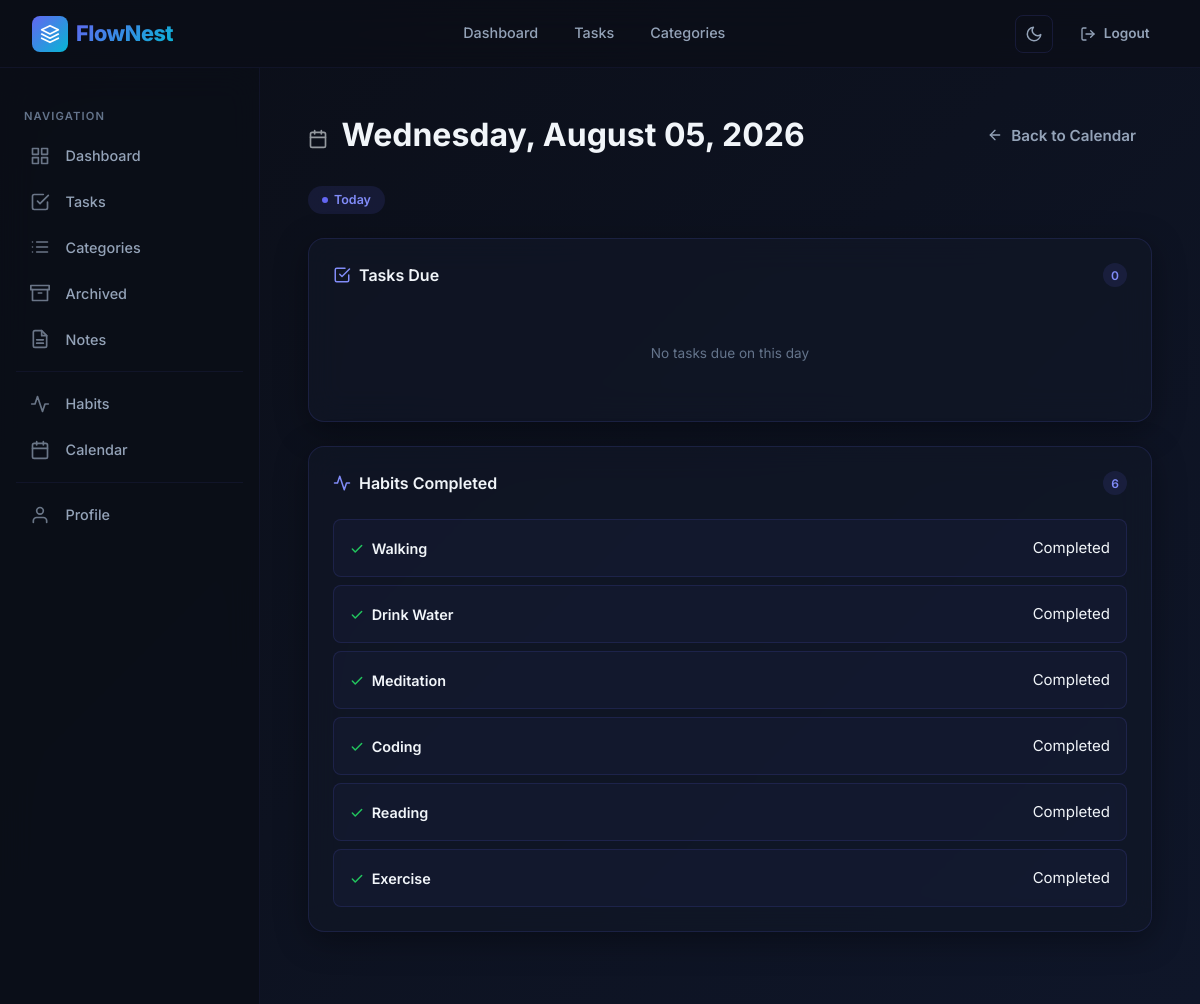
The page /calendar/day/2026/8/5 (signed in) on the database its author committed.
### app/models.py (models this page shows)
class HabitLog(db.Model):
    __tablename__ = "habit_logs"
    id = db.Column(
        db.Integer,
        primary_key=True
    )
    completed_date = db.Column(
        db.Date,
        nullable=False
    )
    completed = db.Column(
        db.Boolean,
        default=False
    )
    habit_id = db.Column(
        db.Integer,
        db.ForeignKey("habits.id"),
        nullable=False
    )
    habit = db.relationship(
    "Habit",
    back_populates="logs"
    )

class Habit(db.Model):
    __tablename__ = "habits"
    id = db.Column(
        db.Integer,
        primary_key=True
    )
    habit_name = db.Column(
        db.String(100),
        nullable=False
    )
    description = db.Column(
        db.Text
    )
    current_streak = db.Column(
        db.Integer,
        default=0
    )
    longest_streak = db.Column(
        db.Integer,
        default=0
    )
    created_at = db.Column(
        db.DateTime,
        default=datetime.utcnow
    )
    user_id = db.Column(
        db.Integer,
        db.ForeignKey("users.id"),
        nullable=False
    )
    user = db.relationship(
    "User",
    back_populates="habits"
    )
    logs = db.relationship(
        "HabitLog",
        back_populates="habit",
        cascade="all, delete-orphan",
        lazy=True
    )

### app/routes/calendar.py (the view)
@calendar_bp.route("/day/<int:year>/<int:month>/<int:day>")
@login_required
def day_details(year, month, day):
    selected_date = date(
        year,
        month,
        day
    )
    today = date.today()
    tasks = Task.query.filter_by(
        user_id=current_user.id
    ).filter(
        Task.deadline == selected_date
    ).all()
    habit_logs = (
        HabitLog.query
        .join(Habit)
        .filter(
            Habit.user_id == current_user.id,
            HabitLog.completed == True,
            HabitLog.completed_date == selected_date
        )
        .all()
    )
    return render_template(
        "calender/day_details.html",
        selected_date=selected_date,
        tasks=tasks,
        habit_logs=habit_logs,
        today=today,
        year=year,
        month=month
    )

### app/extensions.py (called while the page is built)
@login_manager.user_loader
def load_user(user_id):
    from app.models import User
    return User.query.get(int(user_id))

### app/templates/calender/day_details.html (shortened to what this page needs)
{% extends "base.html" %}
{% block content %}
<div class="page-wrapper with-sidebar">
    <div class="page-content">
        <div class="page-header fade-in">
            <h2>
                {{ selected_date.strftime("%A, %B %d, %Y") }}
            </h2>
            <a href="{{ url_for('calendar.calendar_view', year=year, month=month) }}" class="btn btn-ghost">
                <svg width="16" height="16" viewBox="0 0 24 24" fill="none" stroke="currentColor" stroke-width="2"
                    stroke-linecap="round" stroke-linejoin="round">
                    <line x1="19" y1="12" x2="5" y2="12"></line>
                    <polyline points="12 19 5 12 12 5"></polyline>
                </svg>
                Back to Calendar
            </a>
        </div>
        {% if selected_date == today %}
        <div class="day-today-badge fade-in">
            <span class="dot"></span> Today
        </div>
        {% endif %}
        <div class="glass-card day-detail-card fade-in fade-in-delay-1">
            <div class="day-detail-section-header">
                <svg width="18" height="18" viewBox="0 0 24 24" fill="none" stroke="currentColor" stroke-width="2"
                    stroke-linecap="round" stroke-linejoin="round">
                    <path d="M9 11l3 3L22 4"></path>
                    <path d="M21 12v7a2 2 0 0 1-2 2H5a2 2 0 0 1-2-2V5a2 2 0 0 1 2-2h11"></path>
                </svg>
                <h3>Tasks Due</h3>
                <span class="day-detail-count">{{ tasks|length }}</span>
            </div>
            {% if tasks %}
            <div class="day-detail-list">
                {% for task in tasks %}
                <div class="day-detail-item">
                    <div class="day-detail-item-info">
                        <span class="day-detail-item-title">{{ task.title }}</span>
                        {% if task.description %}
                        <span class="day-detail-item-desc">{{ task.description[:80] }}{% if task.description|length > 80 %}...{% endif %}</span>
                        {% endif %}
                    </div>
                    <div class="day-detail-item-meta">
                        <span class="priority-badge priority-{{ task.priority|lower }}">{{ task.priority }}</span>
                        <span class="status-badge status-{{ task.status|lower }}">{{ task.status }}</span>
                    </div>
                </div>
                {% endfor %}
            </div>
            {% else %}
            <div class="day-detail-empty">
                <p>No tasks due on this day</p>
            </div>
            {% endif %}
        </div>
        <div class="glass-card day-detail-card fade-in fade-in-delay-2">
            <div class="day-detail-section-header">
                <svg width="18" height="18" viewBox="0 0 24 24" fill="none" stroke="currentColor" stroke-width="2"
                    stroke-linecap="round" stroke-linejoin="round">
                    <path d="M22 12h-4l-3 9L9 3l-3 9H2"></path>
                </svg>
                <h3>Habits Completed</h3>
                <span class="day-detail-count">{{ habit_logs|length }}</span>
            </div>
            {% if habit_logs %}
            <div class="day-detail-list">
                {% for log in habit_logs %}
                <div class="day-detail-item">
                    <div class="day-detail-item-info">
                        <span class="day-detail-item-title">
                            <svg width="14" height="14" viewBox="0 0 24 24" fill="none" stroke="var(--success)" stroke-width="2.5" stroke-linecap="round" stroke-linejoin="round" style="vertical-align: -2px; margin-right: 4px;">
                                <polyline points="20 6 9 17 4 12"></polyline>
                            </svg>
                            {{ log.habit.habit_name }}
                        </span>
                    </div>
                    <span class="status-badge status-completed">Completed</span>
                </div>
                {% endfor %}
            </div>
            {% else %}
            <div class="day-detail-empty">
                <p>No habits completed on this day</p>
            </div>
            {% endif %}
        </div>
    </div>
</div>
{% endblock %}

### rows shown on the page
HabitLog: habit.habit_name "Walking"
HabitLog: habit.habit_name "Drink Water"
HabitLog: habit.habit_name "Meditation"
HabitLog: habit.habit_name "Coding"
HabitLog: habit.habit_name "Reading"
HabitLog: habit.habit_name "Exercise"

### other values the page prints
{{ selected_date.strftime("%A, %B %d, %Y") }} "Wednesday, August 05, 2026"
{{ tasks|length }} "0"
{{ habit_logs|length }} "6"
